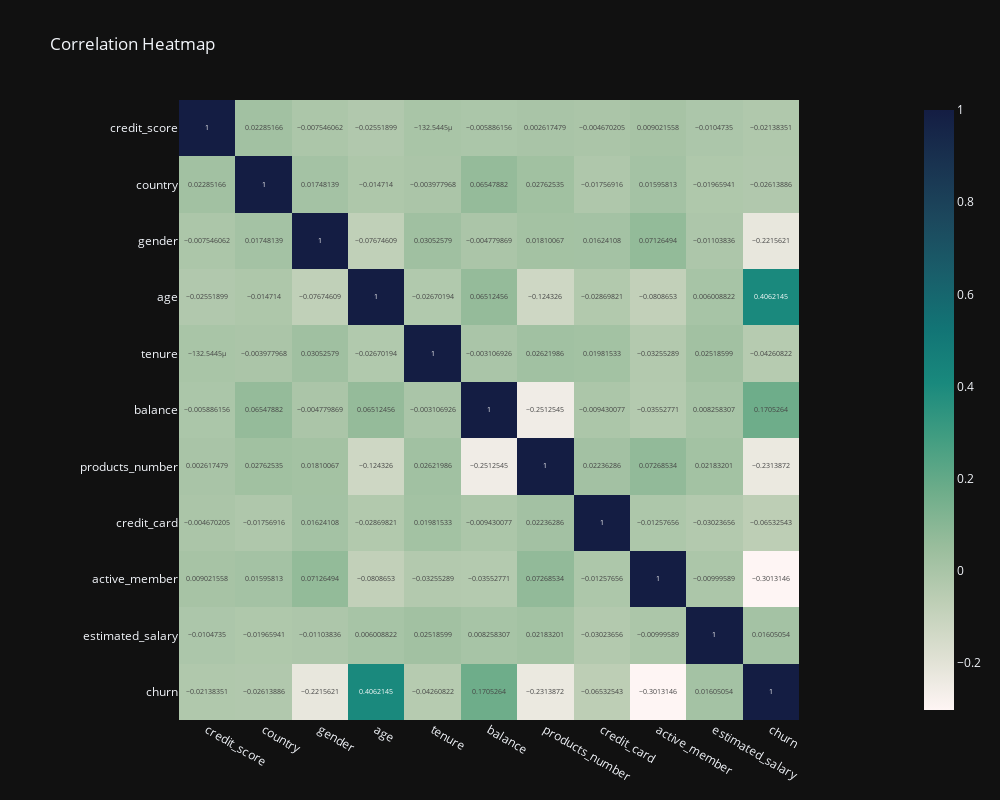

Notebook cell for this chart:
### Code cell
# Show New Correlation
combined = pd.concat([X_train,y_train], axis=1)
fig = px.imshow(combined.corr(), 
                text_auto=True, 
                color_continuous_scale = "tempo",  
                template='plotly_dark',
                title="Correlation Heatmap")
fig.update_layout(
    width=1000, 
    height=800  
)
fig.show()

### Figure 1 — Plotly figure (JSON) as saved in the notebook; plotly's stock layout.template omitted (floating-point values rounded to 4 significant figures)
{"data": [{"coloraxis": "coloraxis", "hovertemplate": "x: %{x}<br>y: %{y}<br>color: %{z}<extra></extra>", "name": "0", "texttemplate": "%{z}", "type": "heatmap", "x": ["credit_score", "country", "gender", "age", "tenure", "balance", "products_number", "credit_card", "active_member", "estimated_salary", "churn"], "xaxis": "x", "y": ["credit_score", "country", "gender", "age", "tenure", "balance", "products_number", "credit_card", "active_member", "estimated_salary", "churn"], "yaxis": "y", "z": [[1.0, 0.02285, -0.007546, -0.02552, -0.0001325, -0.005886, 0.002617, -0.00467, 0.009022, -0.01047, -0.02138], [0.02285, 1.0, 0.01748, -0.01471, -0.003978, 0.06548, 0.02763, -0.01757, 0.01596, -0.01966, -0.02614], [-0.007546, 0.01748, 1.0, -0.07675, 0.03053, -0.00478, 0.0181, 0.01624, 0.07126, -0.01104, -0.2216], [-0.02552, -0.01471, -0.07675, 1.0, -0.0267, 0.06512, -0.1243, -0.0287, -0.08087, 0.006009, 0.4062], [-0.0001325, -0.003978, 0.03053, -0.0267, 1.0, -0.003107, 0.02622, 0.01982, -0.03255, 0.02519, -0.04261], [-0.005886, 0.06548, -0.00478, 0.06512, -0.003107, 1.0, -0.2513, -0.00943, -0.03553, 0.008258, 0.1705], [0.002617, 0.02763, 0.0181, -0.1243, 0.02622, -0.2513, 1.0, 0.02236, 0.07269, 0.02183, -0.2314], [-0.00467, -0.01757, 0.01624, -0.0287, 0.01982, -0.00943, 0.02236, 1.0, -0.01258, -0.03024, -0.06533], [0.009022, 0.01596, 0.07126, -0.08087, -0.03255, -0.03553, 0.07269, -0.01258, 1.0, -0.009996, -0.3013], [-0.01047, -0.01966, -0.01104, 0.006009, 0.02519, 0.008258, 0.02183, -0.03024, -0.009996, 1.0, 0.01605], [-0.02138, -0.02614, -0.2216, 0.4062, -0.04261, 0.1705, -0.2314, -0.06533, -0.3013, 0.01605, 1.0]]}], "layout": {"coloraxis": {"colorscale": [[0, "rgb(254, 245, 244)"], [0.09091, "rgb(222, 224, 210)"], [0.1818, "rgb(189, 206, 181)"], [0.2727, "rgb(153, 189, 156)"], [0.3636, "rgb(110, 173, 138)"], [0.4545, "rgb(65, 157, 129)"], [0.5455, "rgb(25, 137, 125)"], [0.6364, "rgb(18, 116, 117)"], [0.7273, "rgb(25, 94, 106)"], [0.8182, "rgb(28, 72, 93)"], [0.9091, "rgb(25, 51, 80)"], [1, "rgb(20, 29, 67)"]]}, "height": 800, "title": {"text": "Correlation Heatmap"}, "width": 1000, "xaxis": {"anchor": "y", "constrain": "domain", "domain": [0, 1], "scaleanchor": "y"}, "yaxis": {"anchor": "x", "autorange": "reversed", "constrain": "domain", "domain": [0, 1]}}}
